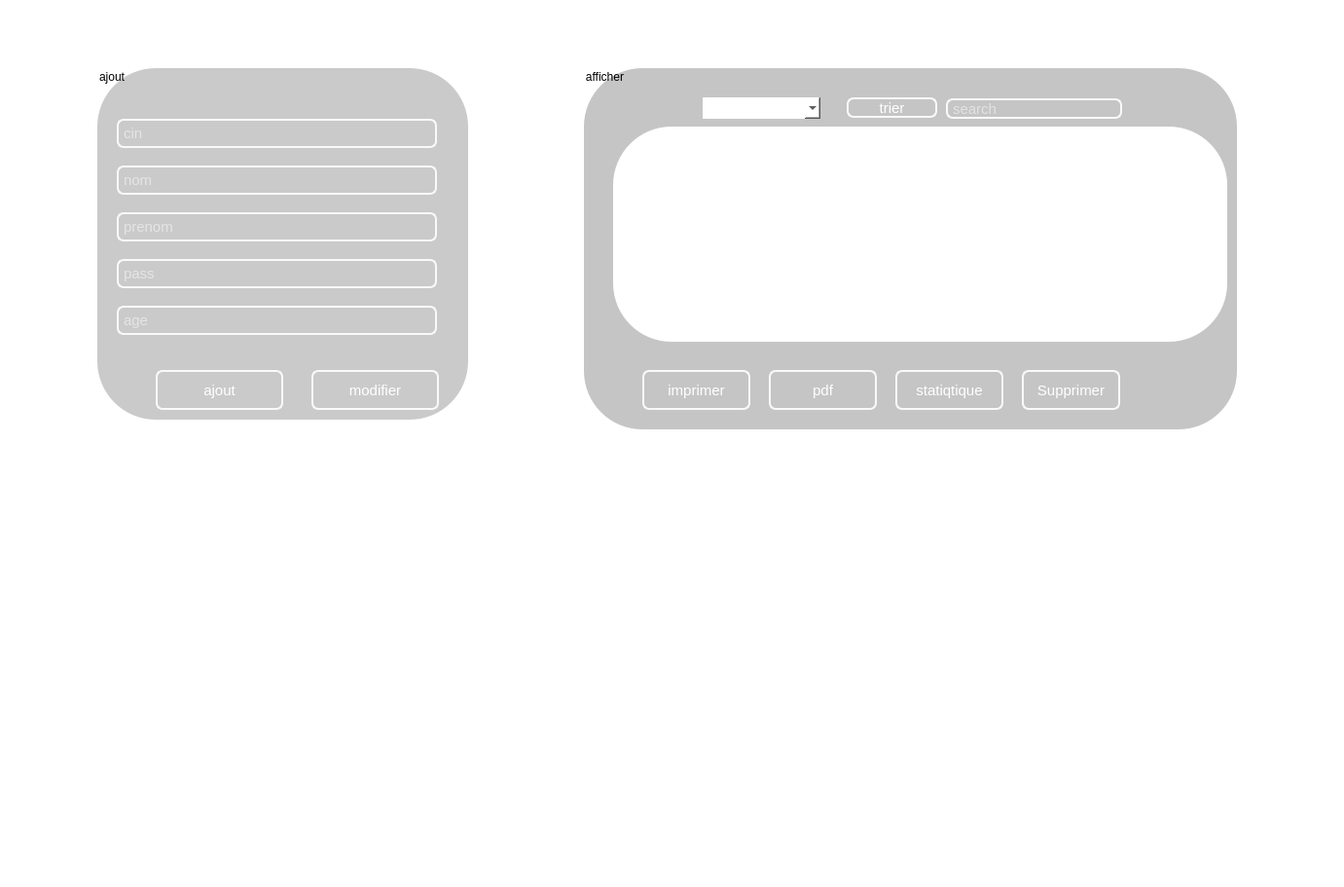
  <widget class="QFrame" name="empframe">
   <property name="geometry">
    <rect>
     <x>210</x>
     <y>-10</y>
     <width>1381</width>
     <height>911</height>
    </rect>
   </property>
   <property name="styleSheet">
    <string notr="true">background-color: white;
border-radius:60px;</string>
   </property>
   <property name="frameShape">
    <enum>QFrame::StyledPanel</enum>
   </property>
   <property name="frameShadow">
    <enum>QFrame::Raised</enum>
   </property>
   <widget class="QGroupBox" name="groupBox_11">
    <property name="geometry">
     <rect>
      <x>100</x>
      <y>70</y>
      <width>381</width>
      <height>361</height>
     </rect>
    </property>
    <property name="styleSheet">
     <string notr="true">background-color: rgb(202, 202, 202);</string>
    </property>
    <property name="title">
     <string>ajout</string>
    </property>
    <widget class="QWidget" name="">
     <property name="geometry">
      <rect>
       <x>20</x>
       <y>40</y>
       <width>329</width>
       <height>249</height>
      </rect>
     </property>
     <layout class="QVBoxLayout" name="verticalLayout_20">
      <item>
       <widget class="QLineEdit" name="keyperso_ajout">
        <property name="font">
         <font>
          <pointsize>-1</pointsize>
         </font>
        </property>
        <property name="styleSheet">
         <string notr="true">QLineEdit{
color: white;
background-color:Transparent;;
border-width: 2px;
border-color: #F9F9F9;
border-style: solid;
border-radius: 7;
padding: 3px;
font-size: 15px;

}
QLineEdit:focus
{border:2px solid #FBAD25;
}</string>
        </property>
        <property name="placeholderText">
         <string>cin</string>
        </property>
       </widget>
      </item>
      <item>
       <widget class="QLineEdit" name="nom_ajout">
        <property name="styleSheet">
         <string notr="true">QLineEdit{
color: white;
background-color:Transparent;;
border-width: 2px;
border-color: #F9F9F9;
border-style: solid;
border-radius: 7;
padding: 3px;
font-size: 15px;

}
QLineEdit:focus
{border:2px solid #FBAD25;
}</string>
        </property>
        <property name="placeholderText">
         <string>nom</string>
        </property>
       </widget>
      </item>
      <item>
       <widget class="QLineEdit" name="prenom_ajout">
        <property name="font">
         <font>
          <pointsize>-1</pointsize>
         </font>
        </property>
        <property name="styleSheet">
         <string notr="true">QLineEdit{
color: white;
background-color:Transparent;;
border-width: 2px;
border-color: #F9F9F9;
border-style: solid;
border-radius: 7;
padding: 3px;
font-size: 15px;

}
QLineEdit:focus
{border:2px solid #FBAD25;
}</string>
        </property>
        <property name="placeholderText">
         <string>prenom</string>
        </property>
       </widget>
      </item>
      <item>
       <widget class="QLineEdit" name="pass_ajout">
        <property name="font">
         <font>
          <pointsize>-1</pointsize>
         </font>
        </property>
        <property name="styleSheet">
         <string notr="true">QLineEdit{
color: white;
background-color:Transparent;;
border-width: 2px;
border-color: #F9F9F9;
border-style: solid;
border-radius: 7;
padding: 3px;
font-size: 15px;

}
QLineEdit:focus
{border:2px solid #FBAD25;
}</string>
        </property>
        <property name="placeholderText">
         <string>pass</string>
        </property>
       </widget>
      </item>
      <item>
       <widget class="QLineEdit" name="age_ajout">
        <property name="styleSheet">
         <string notr="true">QLineEdit{
color: white;
background-color:Transparent;;
border-width: 2px;
border-color: #F9F9F9;
border-style: solid;
border-radius: 7;
padding: 3px;
font-size: 15px;

}
QLineEdit:focus
{border:2px solid #FBAD25;
}</string>
        </property>
        <property name="placeholderText">
         <string>age</string>
        </property>
       </widget>
      </item>
     </layout>
    </widget>
    <widget class="QPushButton" name="pb_modifier_7">
     <property name="geometry">
      <rect>
       <x>220</x>
       <y>310</y>
       <width>131</width>
       <height>41</height>
      </rect>
     </property>
     <property name="font">
      <font>
       <pointsize>-1</pointsize>
      </font>
     </property>
     <property name="styleSheet">
      <string notr="true">QPushButton{

color: white;
background-color:Transparent;;
border-width: 2px;
border-color: #F9F9F9;
border-style: solid;
border-radius: 7;
padding: 3px;
font-size: 15px;


}
QPushButton:focus
{border:2px solid #FBAD25;
}</string>
     </property>
     <property name="text">
      <string>modifier</string>
     </property>
    </widget>
    <widget class="QPushButton" name="pb_ajouter_3">
     <property name="geometry">
      <rect>
       <x>60</x>
       <y>310</y>
       <width>131</width>
       <height>41</height>
      </rect>
     </property>
     <property name="font">
      <font>
       <pointsize>-1</pointsize>
      </font>
     </property>
     <property name="styleSheet">
      <string notr="true">QPushButton{

color: white;
background-color:Transparent;;
border-width: 2px;
border-color: #F9F9F9;
border-style: solid;
border-radius: 7;
padding: 3px;
font-size: 15px;


}
QPushButton:focus
{border:2px solid #FBAD25;
}</string>
     </property>
     <property name="text">
      <string>ajout</string>
     </property>
    </widget>
   </widget>
   <widget class="QGroupBox" name="groupBox_12">
    <property name="geometry">
     <rect>
      <x>600</x>
      <y>70</y>
      <width>671</width>
      <height>371</height>
     </rect>
    </property>
    <property name="styleSheet">
     <string notr="true">background-color: rgb(197, 197, 197);</string>
    </property>
    <property name="title">
     <string>afficher</string>
    </property>
    <widget class="QTableView" name="tableView_5">
     <property name="geometry">
      <rect>
       <x>30</x>
       <y>60</y>
       <width>631</width>
       <height>221</height>
      </rect>
     </property>
     <property name="styleSheet">
      <string notr="true">background-color: rgb(255, 255, 255);</string>
     </property>
    </widget>
    <widget class="QPushButton" name="pushButton_10">
     <property name="geometry">
      <rect>
       <x>60</x>
       <y>310</y>
       <width>111</width>
       <height>41</height>
      </rect>
     </property>
     <property name="styleSheet">
      <string notr="true">QPushButton{

color: white;
background-color:Transparent;;
border-width: 2px;
border-color: #F9F9F9;
border-style: solid;
border-radius: 7;
padding: 3px;
font-size: 15px;


}
QPushButton:focus
{border:2px solid #FBAD25;
}</string>
     </property>
     <property name="text">
      <string>imprimer</string>
     </property>
    </widget>
    <widget class="QPushButton" name="pushButton_8">
     <property name="geometry">
      <rect>
       <x>190</x>
       <y>310</y>
       <width>111</width>
       <height>41</height>
      </rect>
     </property>
     <property name="styleSheet">
      <string notr="true">QPushButton{

color: white;
background-color:Transparent;;
border-width: 2px;
border-color: #F9F9F9;
border-style: solid;
border-radius: 7;
padding: 3px;
font-size: 15px;


}
QPushButton:focus
{border:2px solid #FBAD25;
color: black;
}</string>
     </property>
     <property name="text">
      <string>pdf</string>
     </property>
    </widget>
    <widget class="QPushButton" name="pushButton_9">
     <property name="geometry">
      <rect>
       <x>320</x>
       <y>310</y>
       <width>111</width>
       <height>41</height>
      </rect>
     </property>
     <property name="font">
      <font>
       <pointsize>-1</pointsize>
      </font>
     </property>
     <property name="styleSheet">
      <string notr="true">QPushButton{

color: white;
background-color:Transparent;;
border-width: 2px;
border-color: #F9F9F9;
border-style: solid;
border-radius: 7;
padding: 3px;
font-size: 15px;


}
QPushButton:focus
{border:2px solid #FBAD25;
}</string>
     </property>
     <property name="text">
      <string>statiqtique</string>
     </property>
    </widget>
    <widget class="QComboBox" name="empcombo">
     <property name="geometry">
      <rect>
       <x>122</x>
       <y>30</y>
       <width>121</width>
       <height>22</height>
      </rect>
     </property>
     <property name="styleSheet">
      <string notr="true">background-color: rgb(255, 255, 255);</string>
     </property>
    </widget>
    <widget class="QPushButton" name="trieemp">
     <property name="geometry">
      <rect>
       <x>270</x>
       <y>30</y>
       <width>93</width>
       <height>21</height>
      </rect>
     </property>
     <property name="styleSheet">
      <string notr="true">#trieemp{

color: white;
background-color:Transparent;;
border-width: 2px;
border-color: #F9F9F9;
border-style: solid;
border-radius: 7;
padding: 3px;
font-size: 15px;


}
#trieemp:focus
{border:2px solid #FBAD25;
color: black;
}</string>
     </property>
     <property name="text">
      <string>trier</string>
     </property>
    </widget>
    <widget class="QLineEdit" name="recherceremp">
     <property name="geometry">
      <rect>
       <x>372</x>
       <y>31</y>
       <width>181</width>
       <height>21</height>
      </rect>
     </property>
     <property name="styleSheet">
      <string notr="true">

color: white;
background-color:Transparent;;
border-width: 2px;
border-color: #F9F9F9;
border-style: solid;
border-radius: 7;
padding: 3px;
font-size: 15px;


</string>
     </property>
     <property name="placeholderText">
      <string>search</string>
     </property>
    </widget>
    <widget class="QPushButton" name="supprimer_keyperso_btn">
     <property name="geometry">
      <rect>
       <x>450</x>
       <y>310</y>
       <width>101</width>
       <height>41</height>
      </rect>
     </property>
     <property name="styleSheet">
      <string notr="true">QPushButton{

color: white;
background-color:Transparent;;
border-width: 2px;
border-color: #F9F9F9;
border-style: solid;
border-radius: 7;
padding: 3px;
font-size: 15px;


}
QPushButton:focus
{border:2px solid #FBAD25;
}</string>
     </property>
     <property name="text">
      <string>Supprimer</string>
     </property>
    </widget>
    <zorder>tableView_5</zorder>
    <zorder>pushButton_8</zorder>
    <zorder>pushButton_9</zorder>
    <zorder>empcombo</zorder>
    <zorder>trieemp</zorder>
    <zorder>recherceremp</zorder>
    <zorder>supprimer_keyperso_btn</zorder>
    <zorder>pushButton_10</zorder>
   </widget>
   <widget class="QFrame" name="statemp">
    <property name="geometry">
     <rect>
      <x>580</x>
      <y>460</y>
      <width>691</width>
      <height>341</height>
     </rect>
    </property>
    <property name="frameShape">
     <enum>QFrame::StyledPanel</enum>
    </property>
    <property name="frameShadow">
     <enum>QFrame::Raised</enum>
    </property>
   </widget>
  </widget>
